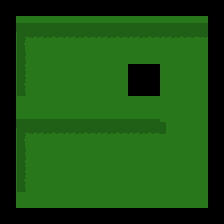

A 2D game scene composited from a Tiled map and its tileset images. What follows is a short description and the map's XML, with each tile layer's data collapsed to a summary:
An orthogonal 7x7 tile map with 32x32 px tiles, 2 tile layers (floor-2, shadows-1), 6 hidden layers not drawn, 2 tilesets and 5 objects (target, ramp-up, crate, start, ramp-down).

<map version="1.0" orientation="orthogonal" width="7" height="7" tilewidth="32" tileheight="32">
 <tileset firstgid="1" name="cemetry_256" tilewidth="32" tileheight="32">
  <image source="textures/cemetry_set.png" width="256" height="256" />
  <tile id="5">
   <properties>
    <property name="cratetarget" value="" />
   </properties>
  </tile>
  <tile id="7">
   <properties>
    <property name="crate" value="" />
   </properties>
  </tile>
 </tileset>
 <tileset firstgid="65" name="shadows_256" tilewidth="32" tileheight="32">
  <image source="textures/shadows_256x256.png" width="256" height="256" />
 </tileset>
 <layer name="floor-1" width="7" height="7" visible="0">
  <data>[49 cells, 49 non-empty, 11 distinct tile ids]</data>
 </layer>
 <layer name="floor-2" width="7" height="7">
  <data>[49 cells, 49 non-empty, 10 distinct tile ids]</data>
 </layer>
 <layer name="shadows-1" width="7" height="7">
  <data>[49 cells, 28 non-empty, 9 distinct tile ids]</data>
 </layer>
 <layer name="shadows-2" width="7" height="7" visible="0">
  <data>[49 cells, 21 non-empty, 8 distinct tile ids]</data>
 </layer>
 <layer name="walls-1" width="7" height="7" visible="0">
  <data>[49 cells, 28 non-empty, 9 distinct tile ids]</data>
 </layer>
 <layer name="walls-2" width="7" height="7" visible="0">
  <data>[49 cells, 26 non-empty, 8 distinct tile ids]</data>
 </layer>
 <objectgroup name="objects-1" width="7" height="7" visible="0">
  <object name="target" type="target" x="160" y="160" width="32" height="32" />
  <object name="ramp-up" type="ramp-up" x="128" y="64" width="32" height="32" />
 </objectgroup>
 <objectgroup name="objects-2" width="7" height="7" visible="0">
  <object name="crate" type="crate" x="64" y="128" width="32" height="32" />
  <object name="start" type="start" x="128" y="128" width="32" height="32" />
  <object name="ramp-down" type="ramp-down" x="128" y="64" width="32" height="32" />
 </objectgroup>
 <layer name="decoration-1" width="7" height="7" visible="0">
  <data>[49 cells, 5 non-empty, 5 distinct tile ids]</data>
 </layer>
 <layer name="decoration-2" width="7" height="7" visible="0">
  <data>[49 cells, 0 non-empty, 0 distinct tile ids]</data>
 </layer>
</map>
